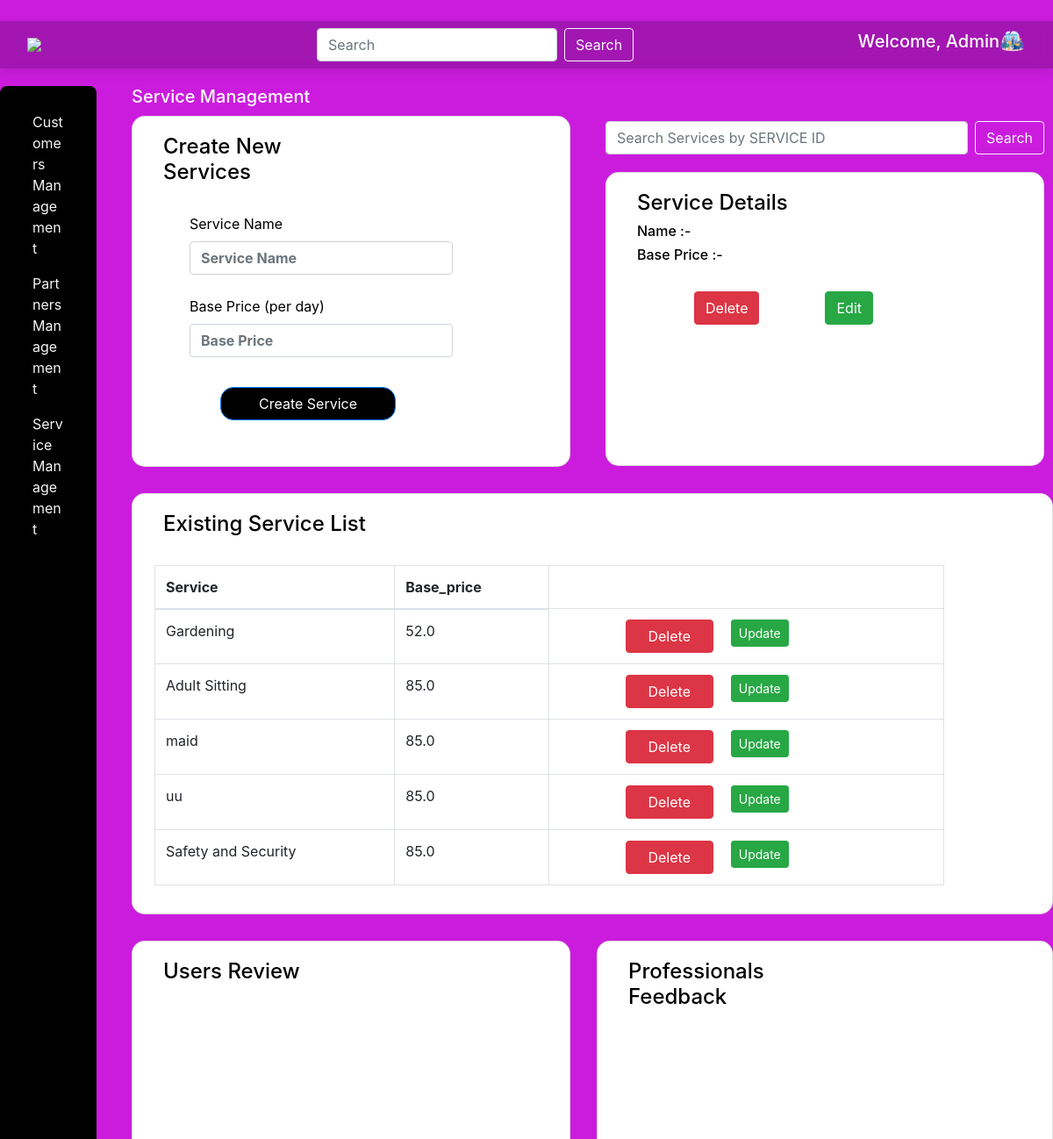
Page /Show_table (upper part) on the earlier database version.
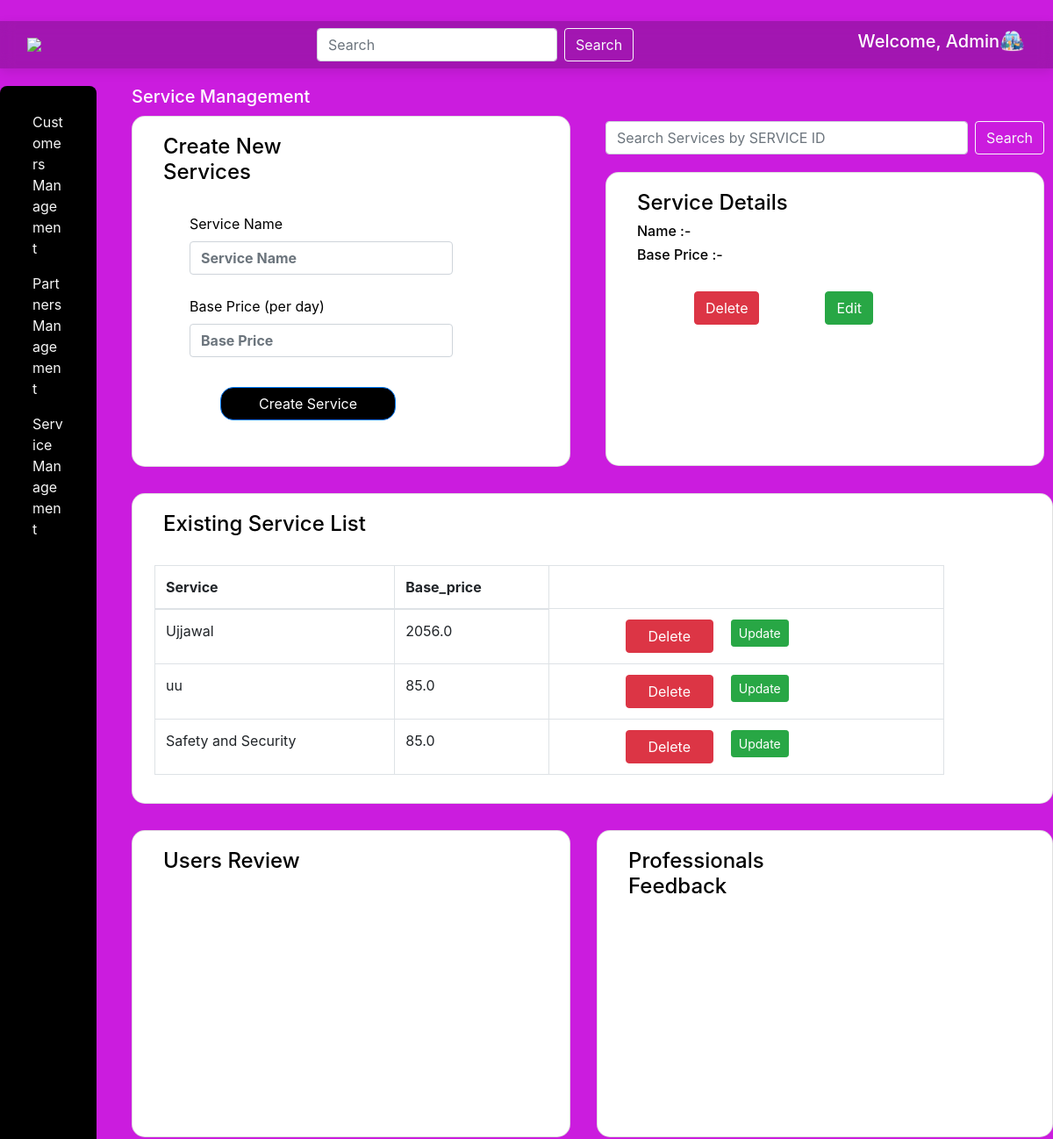
Same page on the later database version.
### tables this page shows
CREATE TABLE service (
	id INTEGER NOT NULL, 
	name VARCHAR(100) NOT NULL, 
	charges FLOAT NOT NULL, 
	PRIMARY KEY (id), 
	UNIQUE (name)
);

### backend/main.py (the view)
@app.route('/Show_table', methods=['GET'])
def show():
    db = get_db()
    cursor = db.cursor()
    cursor.execute('SELECT name, charges ,id FROM service')
    table1 = cursor.fetchall()
    return render_template('Admin_dash1.html' , table1=table1)

### backend/main.py (called while the page is built)
def get_db():
    db = getattr(g, '_database',None)
    if db is None:
        db = g._database = sqlite3.connect(Database)
    return db

### templates/Admin_dash1.html (shortened to what this page needs)
<!DOCTYPE html>
    <head>
        <link href="https://stackpath.bootstrapcdn.com/bootstrap/4.5.2/css/bootstrap.min.css" rel="stylesheet">
        <link href="https://cdnjs.cloudflare.com/ajax/libs/font-awesome/5.15.4/css/all.min.css" rel="stylesheet">
        <nav class="navbar navbar-expand-lg navbar-dark mt-4" style="background-color: rgba(0, 0, 0, 0.2); backdrop-filter: blur(8px); -webkit-backdrop-filter: blur(8px); margin: 20px auto; box-shadow: 0 4px 12px rgba(0,0,0,0.1);">
        <div class="container-fluid" >
            <img src="menu.png" onclick="toggleMenu()" style="width:30px;cursor:pointer;">
        <form class="d-flex" role="search" style="margin-left: 300px;">
      <input class="form-control mr-2" type="search" placeholder="Search" aria-label="Search">
      <button class="btn btn-outline-light" type="submit">Search</button>
    </form>
    <div class="ml-auto" style="display: flex; align-items: flex-start;">
        <H5 style="color: white;">Welcome, Admin</H5>
        <img src="{{ url_for('static', filename='56.png') }}" alt="Logo" width="30" height="24" class="d-inline-block align-text-top">
        </div>
        </nav>
    </head>
    <body style="background-color: rgb(203, 28, 222);">
        <div class="side_card" style="display: flex; gap: 40px; align-items: flex-start;">
  <div class="card" style="height: 1500px; width: 250px; border-radius: 8px; background-color: black; padding: 20px;">
    <a class="nav-link" style="color:whitesmoke; display: block;" href="/Customers_management">Customers Management</a>
    <a class="nav-link" style="color:whitesmoke; display: block;" href="/Partner_Management">Partners Management</a>
    <a class="nav-link" style="color:whitesmoke; display: block;" href="/Service_Management">Service Management</a>
  </div>
  <div style="display: flex; flex-direction: column; gap: 30px;">
    <div style="display: flex; gap: 40px;">
      <div>
        <h5 style="margin-bottom: 10px; color: white;">Service Management</h5>
        <div class="card" style="height: 400px; width: 500px; border-radius: 15px; background-color: white;">
          <div class="mb-3" style="width: 250px; margin-left: 25px; margin-top: 20px;">
            <form action="{{ url_for('service') }}" method="post">
            <h4 style="color: black; margin-left: 10px;">Create New Services</h4>
            <br>
            <label for="username" class="form-label" style="margin-left: 40px; color: black;">Service Name</label>
            <input type="text" class="form-control" id="username" placeholder="Service Name" name="service" style="width: 300px; margin-left: 40px; font-weight: bold;"><br>
            <label for="price" class="form-label" style="margin-left: 40px; color: black;">Base Price (per day)</label>
            <input type="text" class="form-control" id="price" placeholder="Base Price" name="price" style="width: 300px; margin-left: 40px; font-weight: bold;"><br>
            <button type="submit" class="btn btn-primary" style="margin-top: 10px; width: 200px; margin-left: 75px; border-radius: 15px; background-color: black; color: white;">Create Service</button>
          </form>
          </div>
        </div>
      </div>
      <div>
        <form class="d-flex" role="search" style="margin-top: 40px; width: 500px;">
          <input class="form-control mr-2" type="search" placeholder="Search Services by SERVICE ID" aria-label="Search Services by SERVICE ID">
          <button class="btn btn-outline-light" type="submit">Search</button>
        </form>
        <div class="card" style="height: 335px; width: 500px; border-radius: 15px; background-color: white; margin-top: 20px;">
          <div class="mb-3" style="width: 250px; margin-left: 25px; margin-top: 20px;">
            <h4 style="color: black; margin-left: 10px;">Service Details</h4>
            <h6 style="color: black; margin-left: 10px;">Name :-</h6>
            <h6 style="color: black; margin-left: 10px;">Base Price :-</h6>
            <br>
            <div style="display: flex; align-items: flex-start;">
              <button class="btn btn-danger" style="width: 100px; margin-left: 75px;">Delete</button>
              <button class="btn btn-success" style="width: 150px; margin-left: 75px;">Edit</button>
            </div>
          </div>
        </div>
      </div>
    </div>
    <div class="card" style="height: auto; width: 1050px; border-radius: 15px; background-color: white;">
      <div class="mb-3" style="width: 250px; margin-left: 25px; margin-top: 20px;">
        <h4 style="color: black; margin-left: 10px;">Existing Service List</h4>
        <br>
        <table class="table table-bordered" style="width: 900px;">
      <thead>
        <tr>
          <th>Service</th>
          <th>Base_price</th>
        </tr>
      </thead>
      <tbody>
        {% for user1 in table1 %}
        <tr>
          <td>{{ user1[0] }}</td>
          <td>{{ user1[1] }}</td>
          <td>
          <div style="display: flex; align-items: flex-start;">
             <form method="POST" action="{{ url_for('delete', service_id=user1[2]) }}">
             <button class="btn btn-danger" style="width: 100px; margin-left: 75px;" >Delete</button>
             </form>
              <form method="POST" action="/update_service/{{ user1[2] }}" id="form-{{ user1[2] }}">
              <button  style="margin-left: 20px;"   type="button" class="btn btn-success btn-sm"onclick="editservice({{ user1[2] }}, '{{ user1[0] }}', {{ user1[1] }})">
                 Update
              </button>
              </form>
          </div>
          </td>
        </tr>
        {% endfor %}
      </tbody>
    </table>
    </div>
    </div>
    <div style="display: flex; gap: 30px;">
    <div class="card" style="height: 350px; width: 500px; border-radius: 15px; background-color: white; align-items: flex-start;">
      <div class="mb-3" style="width: 250px; margin-left: 25px; margin-top: 20px;">
        <h4 style="color: black; margin-left: 10px;">Users Review</h4>
      </div>
    </div>
<div class="card" style="height: 350px; width: 520px; border-radius: 15px; background-color: white; align-items: flex-start;">
      <div class="mb-3" style="width: 250px; margin-left: 25px; margin-top: 20px;">
        <h4 style="color: black; margin-left: 10px;">Professionals Feedback</h4>
      </div>
    </div>
</div>
  </div>
</div>
        </body>
        </html>

Differences in the rows shown:
removed service: name "Gardening", charges "52.0"
removed service: name "Adult Sitting", charges "85.0"
changed service: name "maid" → "Ujjawal"; charges "85.0" → "2056.0"
